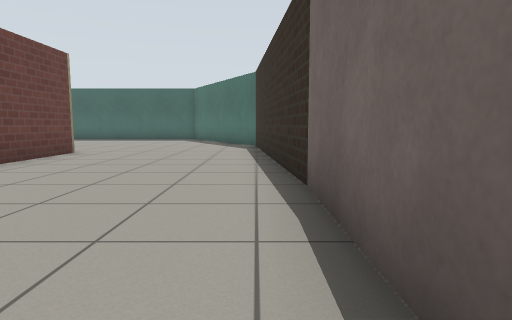
[1] (above)

15 first-person views from a walk through a robot-simulator world made for Gazebo. The camera is 0.72 m above the floor, tilts 6° down and sees 75° across. The floor is counted in squares, 1 m on a side. Each view is taken from the middle of a square. On the plan, view 1 faces up. The plan holds only what a view shows up to about 10 squares ahead; the rest is blank. Robots are left out. Gazebo's built-in surfaces are drawn with simple patterns.

[2]
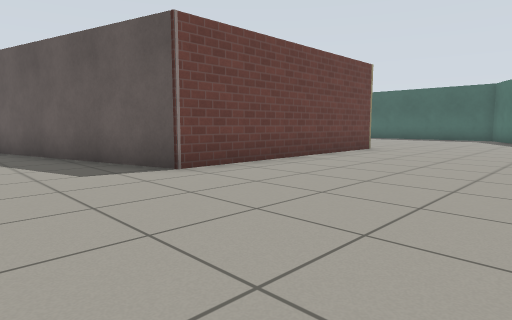

[3]
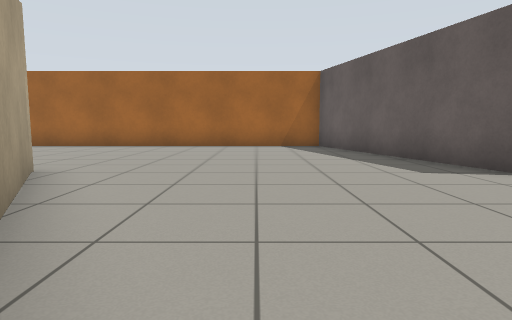

[4]
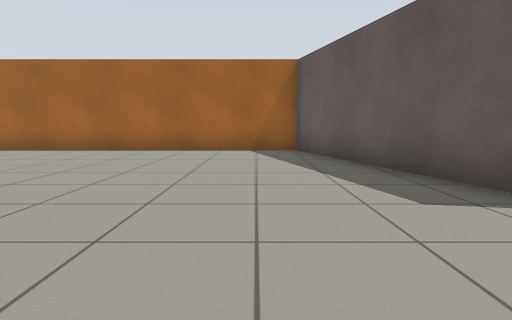

[5]
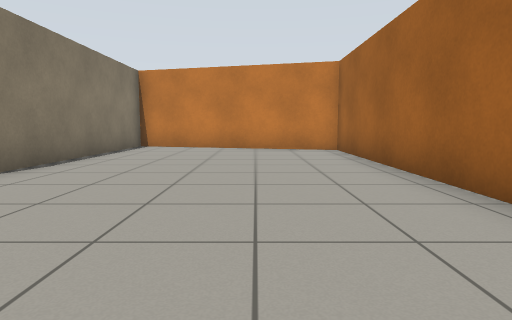

[6]
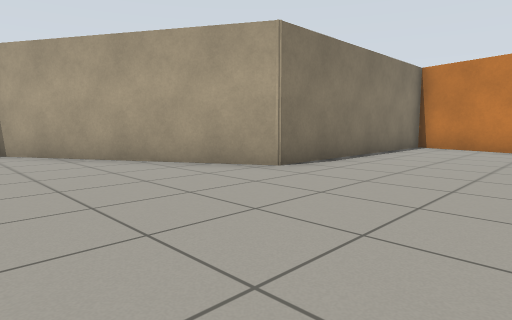

[7]
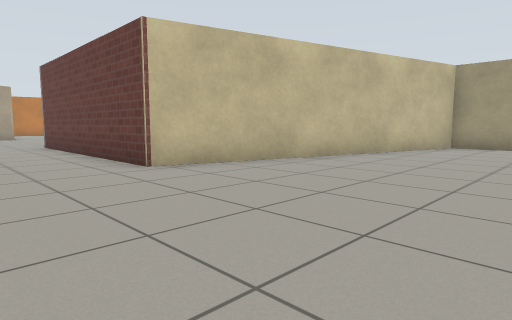

[8]
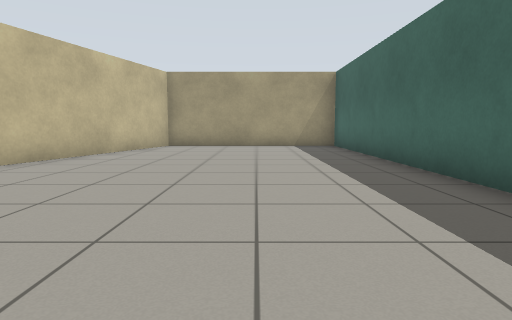

[9]
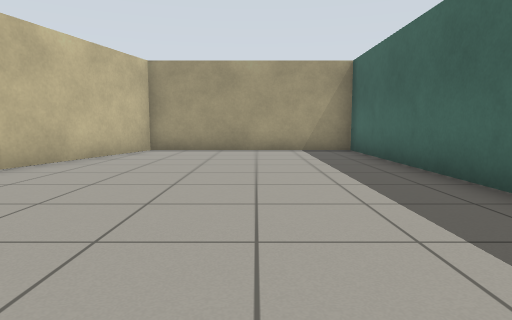

[10]
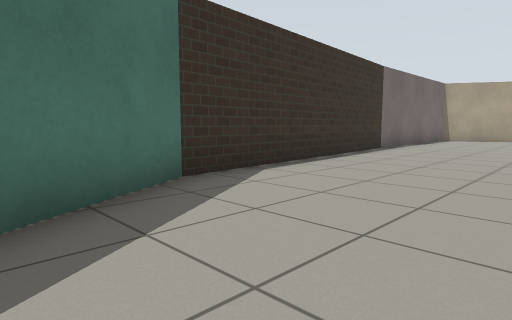

[11]
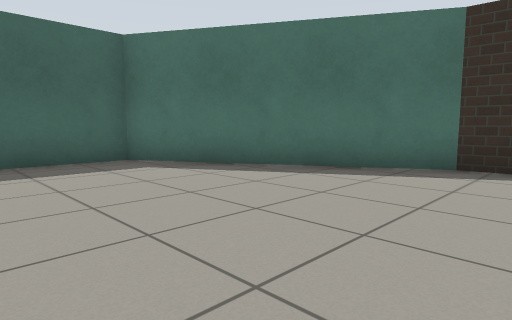

[12]
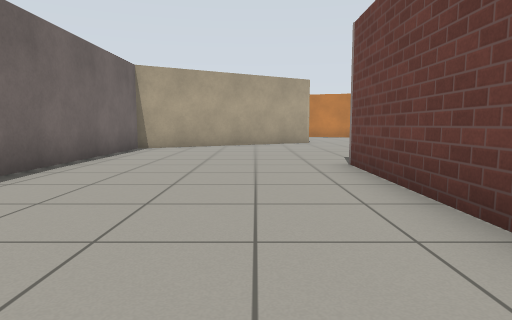

[13]
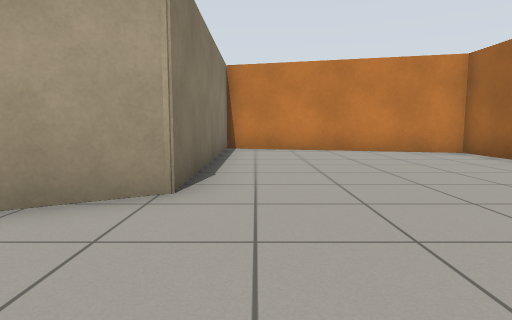

[14]
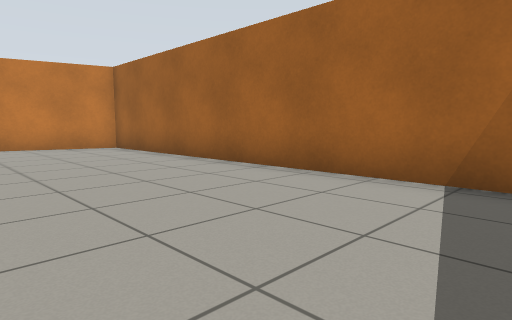

[15]
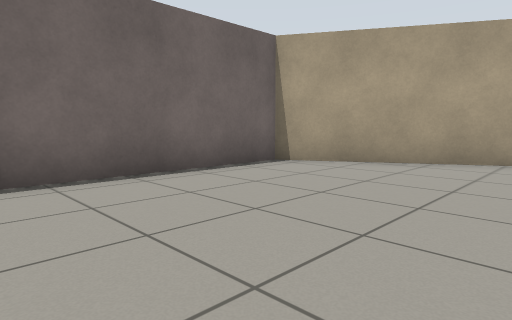

### Floor plan
Points are (right, up) in squares from view 1. A wall is a line through its corners. A room is listed if a view was taken in it or the views show most of it. See-through windows are left out.
Room 1 (views 1, 2, 3, 4, 5, 6, 7, 8, 9, 10, 11, 12, 13, 14, 15)
walls: (0.6, 3.8) (0, 11.5) (-3, 16.7) (-13.5, 16.7) (-13.5, 11) (-4.7, 8.6) (-4.7, 1.9) (-11.3, 0.1) (-11.3, -10.6) (-5.4, -12.2); (-5.1, -12.1) (-5.1, -5.5) (0.6, -2.2) (0.6, 4)

Where each view was taken, in squares from view 1:
view 1: 0 up, 0 right, facing up
view 2: 1 down, 0 right, facing up-left
view 3: 2 down, 0 right, facing left
view 4: 1 down, 2 left, facing left
view 5: 1 down, 9 left, facing down
view 6: 1 down, 9 left, facing down-right
view 7: 14 up, 2 left, facing down-left
view 8: 14 up, 2 left, facing left
view 9: 14 up, 4 left, facing left
view 10: 14 up, 4 left, facing down-right
view 11: 10 up, 6 left, facing up-right
view 12: 8 up, 3 left, facing down
view 13: 2 down, 6 left, facing down
view 14: 0 up, 7 left, facing down-left
view 15: 3 up, 4 left, facing down-right
